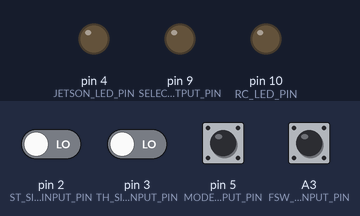
This sketch was run on a simulated Arduino Uno, built with avr-gcc and run on an emulated ATmega328P. On the bench: output pins drawn as LEDs (lit = HIGH). The test bench sets the inputs (shaded band); at power-on: pin 5 (MODE_SWITCH_INPUT_PIN) HIGH, A3 (FSW_SIGNAL_INPUT_PIN), pin 2 (ST_SIGNAL_INPUT_PIN), pin 3 (TH_SIGNAL_INPUT_PIN) LOW.

Above: at 0.1 s.
At 1.2 s:
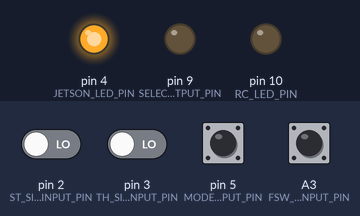
1.3 s: pin 5 (MODE_SWITCH_INPUT_PIN) pulled LOW for 0.15 s
At 1.57 s:
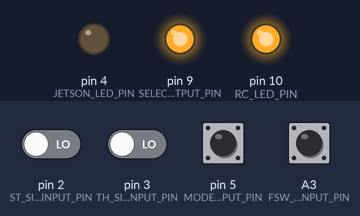
Timing chart, 0 to 4.3 s (numbered marks = the images above; inputs shaded):
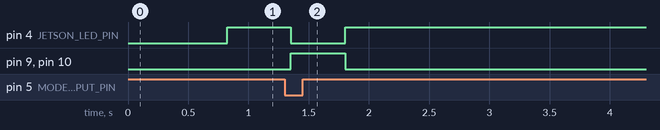

The sketch:

firmware_v3.4.ino
```cpp
//FaBo JetRacer v3.4 ALPHE 注意:製品版ではない。
//2022/12/16
//緊急停止モード追加

#define FIRMWARE_NUMBER    34     //Firmware Version 3.3
#define BOARDMAJOR         2      //基板版数パッチメジャー
#define BOARDMINOR         0      //基板版数パッチマイナー
#define BOARDPATCH         21     //基板版数パッチRev23は23
#define SWITCHINGTREDSHOLD 1500   //信号切り替え1500u秒
#define NUMBERMEASURE      10     //判定計測回数

//ピンセッティング
#if BOARDPATCH < 17
  #define ST_SIGNAL_INPUT_PIN       A0
  #define TH_SIGNAL_INPUT_PIN       A1
  #define FSW_SIGNAL_INPUT_PIN      A3
  #define SELECT_OUTPUT_PIN         2
  #define RC_LED_PIN                3
  #define JETSON_LED_PIN            4

#elif BOARDPATCH == 17 || BOARDPATCH == 23
  #define ST_SIGNAL_INPUT_PIN       A0
  #define TH_SIGNAL_INPUT_PIN       A1
  #define FSW_SIGNAL_INPUT_PIN      A3
  #define SELECT_OUTPUT_PIN         2
  #define RC_LED_PIN                3
  #define JETSON_LED_PIN            4
  #define MODE_SWITCH_INPUT_PIN     5   //JetRacer mode or Donkey mode.

#elif BOARDPATCH == 20 || BOARDPATCH == 21 || BOARDPATCH == 22 || BOARDPATCH == 24
  #define ST_SIGNAL_INPUT_PIN       2   //INT0
  #define TH_SIGNAL_INPUT_PIN       3   //INT1
  #define FSW_SIGNAL_INPUT_PIN      A3
  #define MODE_SWITCH_INPUT_PIN     5   //JetRacer mode or Donkey mode.
  #define SELECT_OUTPUT_PIN         9
  #define RC_LED_PIN                10
  #define JETSON_LED_PIN            4

#endif

#include "SPI.h"
#include <Wire.h>

//AVR328PのI2Cレジスタアドレス
uint8_t registerIndex = 0;

//数値をバイト列への型
typedef union
{
    uint32_t    before;
    struct
    {
        uint8_t d;
        uint8_t c;
        uint8_t b;
        uint8_t a;
    };
} Transfer;

Transfer transfer1;
Transfer transfer2;
Transfer transfer3;
Transfer transfer4;

//i2cのレジスタ受信イベント
void receiveEvent() {
  while(Wire.available() > 0){
    registerIndex = Wire.read();
  }
}

//i2cのデータ要求イベント
void requestEvent() {
  if(registerIndex == 0x01)
  {
    //ステアリング信号
    Wire.write(transfer1.a);
    Wire.write(transfer1.b);
    Wire.write(transfer1.c);
    Wire.write(transfer1.d);
    //スロットル信号
    Wire.write(transfer2.a);
    Wire.write(transfer2.b);
    Wire.write(transfer2.c);
    Wire.write(transfer2.d);
    #if BOARDPATCH >= 17
    //切り替え信号
    Wire.write(transfer3.a);
    Wire.write(transfer3.b);
    Wire.write(transfer3.c);
    Wire.write(transfer3.d);
    #endif
  }
  //バージョン情報　アドレス0x00
  else if(registerIndex == 0x00){
    Wire.write(transfer4.a);
    Wire.write(transfer4.b);
    Wire.write(transfer4.c);
    Wire.write(transfer4.d);
    }
}

void setup(){
  //ピン方向設定
  pinMode(SELECT_OUTPUT_PIN, OUTPUT);
  pinMode(RC_LED_PIN, OUTPUT);
  pinMode(JETSON_LED_PIN, OUTPUT);
  pinMode(ST_SIGNAL_INPUT_PIN, INPUT);
  pinMode(TH_SIGNAL_INPUT_PIN, INPUT);
  pinMode(FSW_SIGNAL_INPUT_PIN, INPUT);

  //DonkeyModePin PULLUP
  #if BOARDPATCH >= 17
    pinMode(MODE_SWITCH_INPUT_PIN, INPUT_PULLUP);
  #elif BOARDPATCH < 17
    //None
  #endif

  SPI.begin();
  Wire.begin(8);  //i2cデバイスアドレスは0x08
  Wire.onRequest(requestEvent);
  Wire.onReceive(receiveEvent);

  //バージョン情報付与
  transfer4.a = BOARDMAJOR;
  transfer4.b = BOARDMINOR;
  transfer4.c = BOARDPATCH;
  transfer4.d = FIRMWARE_NUMBER;
}

//LED-SPI信号関数
void startBit() {
  byte start = 0x00;
  SPI.transfer(start);
  SPI.transfer(start);
  SPI.transfer(start);
  SPI.transfer(start);
}

void endBit() {
  byte end = 0x00;
  SPI.transfer(end);
  SPI.transfer(end);
  SPI.transfer(end);
  SPI.transfer(end);
}

void setRGB(short r, short g, short b) {
  SPI.transfer(0xEF);
  SPI.transfer(r);
  SPI.transfer(g);
  SPI.transfer(b);
}


void loop(){
  //チャッタリング防止対策カウンタ
  static uint16_t counta;
  static uint16_t countb;

  //信号計測
  uint32_t duration = pulseInLong(FSW_SIGNAL_INPUT_PIN, HIGH,25000);  //RCモード信号、AIモード信号切り替え
  uint32_t pwm1 = pulseInLong(TH_SIGNAL_INPUT_PIN, HIGH,25000);       //スロットル信号
  uint32_t pwm0 = pulseInLong(ST_SIGNAL_INPUT_PIN, HIGH,25000);       //ステアリング信号

  transfer1.before=pwm0;
  transfer2.before=pwm1;
  transfer3.before=duration;

  //スライドスイッチの状態を取得
  #if BOARDPATCH >= 17
    int val = digitalRead(MODE_SWITCH_INPUT_PIN);
  #endif

 //ドンキーモードありのボード
 #if BOARDPATCH >= 17
    //スライドスイッチの状態により、スイッチのRCモードにはしない。
    if (val == LOW){
      //Donkey Car mode.（AIモード固定にする）
      digitalWrite(SELECT_OUTPUT_PIN, HIGH);
      digitalWrite(RC_LED_PIN, HIGH);
      digitalWrite(JETSON_LED_PIN, LOW);
      startBit();
      //黄色発光　7個点灯
      setRGB(0,   255,   128);
      setRGB(0,   255,   128);
      setRGB(0,   255,   128);
      setRGB(0,   255,   128);
      setRGB(0,   255,   128);
      setRGB(0,   255,   128);
      setRGB(0,   255,   128);
      endBit();

    }else{
      //JetRacer Mode
      if(duration > SWITCHINGTREDSHOLD){
        while(pwm1 > 1800){
           //緊急ブレーキを検知した場合はRCカーモードへ突入。
            digitalWrite(SELECT_OUTPUT_PIN, LOW);
            digitalWrite(RC_LED_PIN, LOW);
            digitalWrite(JETSON_LED_PIN, HIGH);
            startBit();
            //緑色発光　7個点灯
            setRGB(0,   255,   0);
            setRGB(0,   255,   0);
            setRGB(0,   255,   0);
            setRGB(0,   255,   0);
            setRGB(0,   255,   0);
            setRGB(0,   255,   0);
            setRGB(0,   255,   0);
            endBit();
            //３chボタンで通常復帰する。
            duration = pulseInLong(FSW_SIGNAL_INPUT_PIN, HIGH,25000);
            if (duration < SWITCHINGTREDSHOLD){
              break;
              }
          }
        //チャッタリング防止
        counta++;
        countb = 0;
        if (counta > NUMBERMEASURE){
            //AIモード
            digitalWrite(SELECT_OUTPUT_PIN, HIGH);
            digitalWrite(RC_LED_PIN, HIGH);
            digitalWrite(JETSON_LED_PIN, LOW);
            startBit();
            //レインボー発光 7個点灯
            setRGB(80,   0,   10);
            setRGB(80,   0,   40);
            setRGB(80,   0,   90);
            setRGB(80,   0,   130);
            setRGB(80,   0,   170);
            setRGB(80,   0,   210);
            setRGB(80,   0,   255);
            endBit();
            counta = 0;//カウンタリセット
          }
        }
        else{
          //チャッタリング防止
          countb++;
          counta = 0;
          if  (countb > NUMBERMEASURE){
            //RCカーモード
            digitalWrite(SELECT_OUTPUT_PIN, LOW);
            digitalWrite(RC_LED_PIN, LOW);
            digitalWrite(JETSON_LED_PIN, HIGH);
            startBit();
            //緑色発光　7個点灯
            setRGB(0,   255,   0);
            setRGB(0,   255,   0);
            setRGB(0,   255,   0);
            setRGB(0,   255,   0);
            setRGB(0,   255,   0);
            setRGB(0,   255,   0);
            setRGB(0,   255,   0);
            endBit();
            //カウンタリセット
            countb = 0;
          }

        }
    }

 //ドンキーモードなしボード
 #elif BOARDPATCH < 17
  if(duration > SWITCHINGTREDSHOLD){
     //チャッタリング防止
        counta++;
        countb = 0;
        if (counta > NUMBERMEASURE){
            //AIモード
            digitalWrite(SELECT_OUTPUT_PIN, HIGH);
            digitalWrite(RC_LED_PIN, HIGH);
            digitalWrite(JETSON_LED_PIN, LOW);
            startBit();
            //レインボー発光 ６個点灯
            setRGB(80,   0,   10);
            setRGB(80,   0,   40);
            setRGB(80,   0,   90);
            setRGB(80,   0,   130);
            setRGB(80,   0,   170);
            setRGB(80,   0,   210);
            endBit();
            counta = 0;//カウンタリセット
          }
  }
  else{
     //チャッタリング防止
          countb++;
          counta = 0;
          if  (countb > NUMBERMEASURE){
            //RCカーモード
            digitalWrite(SELECT_OUTPUT_PIN, LOW);
            digitalWrite(RC_LED_PIN, LOW);
            digitalWrite(JETSON_LED_PIN, HIGH);
            startBit();
            //緑色発光　６個点灯
            setRGB(0,   255,   0);
            setRGB(0,   255,   0);
            setRGB(0,   255,   0);
            setRGB(0,   255,   0);
            setRGB(0,   255,   0);
            setRGB(0,   255,   0);
            endBit();
            //カウンタリセット
            countb = 0;
          }
  }
 #endif
}
```

Measured:
- after the input at 1.3 s, pin 4 (JETSON_LED_PIN): HIGH → LOW after 0.05 s, → HIGH 0.45 s later; pin 9 (SELECT_OUTPUT_PIN), pin 10 (RC_LED_PIN): LOW → HIGH after 0.05 s, → LOW 0.45 s later
